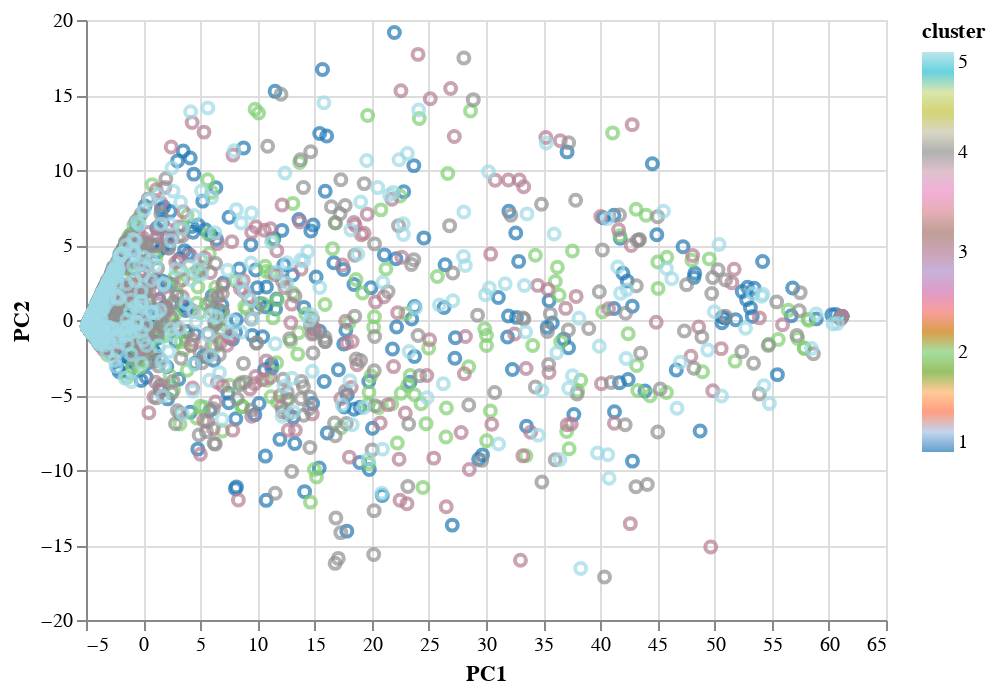

Write notebook code for a chart like this one.
### Code cell
df_snps_transpose = df_snps.T
matrix = df_snps_transpose.to_numpy()
pca = decomposition.PCA(n_components = 2)
pca.fit(matrix)
to_plot = pca.transform(matrix)

print(len(to_plot[:,0]))

cluster = [1 for i in range(1000)] + [2 for i in range(1000)] + [3 for i in range(1000)] + [4 for i in range (1000)] + [5 for i in range(943)]
to_plot = pd.DataFrame({'PC1':to_plot[:, 0], 'PC2':to_plot[:, 1], 'cluster':cluster})

alt.Chart(to_plot).mark_point().encode(
    x='PC1',
    y='PC2',
    color= alt.Color("cluster", scale=alt.Scale(scheme='category20'))
)

### Figure 1 — Vega-Lite specification as saved in the notebook (floating-point values rounded to 4 significant figures; data arrays with more than 128 entries replaced by an {"elided": "..."} marker saying what was removed)
{"config": {"view": {"continuousWidth": 400, "continuousHeight": 300}}, "data": {"name": "data-9f201dd17a5ee012586ccae479817b5a"}, "mark": "point", "encoding": {"color": {"field": "cluster", "scale": {"scheme": "category20"}, "type": "quantitative"}, "x": {"field": "PC1", "type": "quantitative"}, "y": {"field": "PC2", "type": "quantitative"}}, "$schema": "https://vega.github.io/schema/vega-lite/v4.17.0.json", "datasets": {"data-9f201dd17a5ee012586ccae479817b5a": {"elided": "4943 records"}}}
